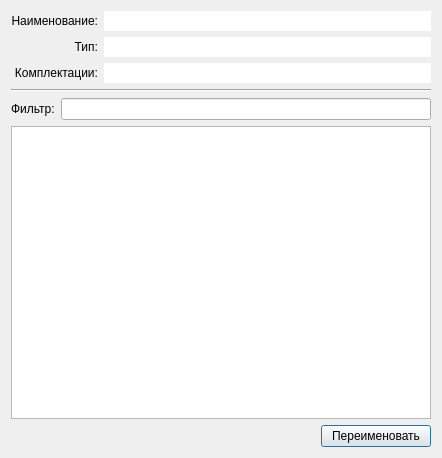
<ui version="4.0" >
 <class>Defichit2RenameDialog</class>
 <widget class="QDialog" name="Defichit2RenameDialog" >
  <property name="geometry" >
   <rect>
    <x>0</x>
    <y>0</y>
    <width>442</width>
    <height>458</height>
   </rect>
  </property>
  <property name="windowTitle" >
   <string>Dialog</string>
  </property>
  <layout class="QVBoxLayout" >
   <item>
    <layout class="QGridLayout" >
     <item row="0" column="0" >
      <widget class="QLabel" name="label_2" >
       <property name="text" >
        <string>Наименование:</string>
       </property>
       <property name="alignment" >
        <set>Qt::AlignRight|Qt::AlignTrailing|Qt::AlignVCenter</set>
       </property>
      </widget>
     </item>
     <item row="0" column="1" >
      <widget class="QLineEdit" name="le_name" >
       <property name="frame" >
        <bool>false</bool>
       </property>
       <property name="readOnly" >
        <bool>true</bool>
       </property>
      </widget>
     </item>
     <item row="1" column="0" >
      <widget class="QLabel" name="label_4" >
       <property name="text" >
        <string>Тип:</string>
       </property>
       <property name="alignment" >
        <set>Qt::AlignRight|Qt::AlignTrailing|Qt::AlignVCenter</set>
       </property>
      </widget>
     </item>
     <item row="1" column="1" >
      <widget class="QLineEdit" name="le_type" >
       <property name="frame" >
        <bool>false</bool>
       </property>
       <property name="readOnly" >
        <bool>true</bool>
       </property>
      </widget>
     </item>
     <item row="2" column="0" >
      <widget class="QLabel" name="label_3" >
       <property name="text" >
        <string>Комплектации:</string>
       </property>
       <property name="alignment" >
        <set>Qt::AlignRight|Qt::AlignTrailing|Qt::AlignVCenter</set>
       </property>
      </widget>
     </item>
     <item row="2" column="1" >
      <widget class="QLineEdit" name="le_kompl" >
       <property name="frame" >
        <bool>false</bool>
       </property>
       <property name="readOnly" >
        <bool>true</bool>
       </property>
      </widget>
     </item>
    </layout>
   </item>
   <item>
    <widget class="Line" name="line" >
     <property name="orientation" >
      <enum>Qt::Horizontal</enum>
     </property>
    </widget>
   </item>
   <item>
    <layout class="QHBoxLayout" >
     <item>
      <widget class="QLabel" name="label" >
       <property name="text" >
        <string>Фильтр:</string>
       </property>
      </widget>
     </item>
     <item>
      <widget class="QLineEdit" name="le_filtr" />
     </item>
    </layout>
   </item>
   <item>
    <widget class="QTableWidget" name="tw" />
   </item>
   <item>
    <layout class="QHBoxLayout" >
     <item>
      <spacer>
       <property name="orientation" >
        <enum>Qt::Horizontal</enum>
       </property>
       <property name="sizeHint" >
        <size>
         <width>40</width>
         <height>20</height>
        </size>
       </property>
      </spacer>
     </item>
     <item>
      <widget class="QPushButton" name="pb_rename" >
       <property name="text" >
        <string>  Переименовать  </string>
       </property>
      </widget>
     </item>
    </layout>
   </item>
  </layout>
 </widget>
 <tabstops>
  <tabstop>le_filtr</tabstop>
  <tabstop>tw</tabstop>
  <tabstop>pb_rename</tabstop>
  <tabstop>le_name</tabstop>
  <tabstop>le_type</tabstop>
  <tabstop>le_kompl</tabstop>
 </tabstops>
 <resources/>
 <connections/>
</ui>
